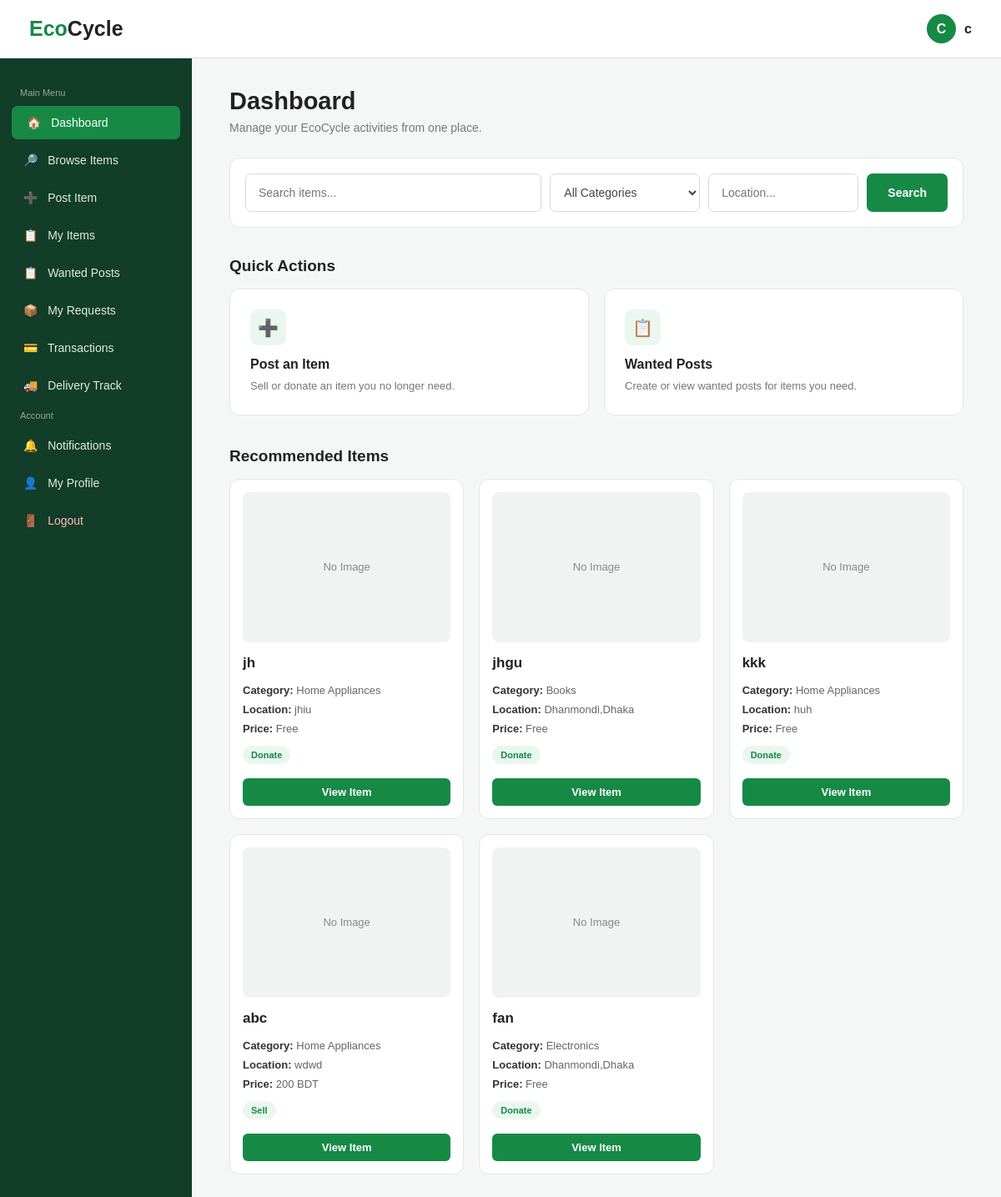
The app's page /index.php?url=dashboard (signed in) with its own data.
### tables this page shows
CREATE TABLE `items` (
  `item_id` int(11) NOT NULL,
  `user_id` int(11) DEFAULT NULL,
  `ngo_id` int(11) DEFAULT NULL,
  `title` varchar(100) NOT NULL,
  `category` varchar(50) NOT NULL,
  `description` text DEFAULT NULL,
  `type` varchar(30) NOT NULL,
  `price` varchar(100) NOT NULL,
  `location` varchar(100) NOT NULL,
  `image` varchar(255) NOT NULL,
  `status` varchar(20) NOT NULL,
  `payment_method` varchar(20) DEFAULT NULL,
  `payment_number` varchar(20) DEFAULT NULL
);

### app/core/Controller.php (called while the page is built, shortened)
<?php
abstract class Controller
{
    protected function view(string $view, array $data = []): void
    {
        extract($data, EXTR_SKIP);
        require APP_PATH . '/views/' . $view . '.php';
    }
}

### app/controllers/UserController.php (called while the page is built, shortened)
<?php
class UserController extends Controller
{
    public function dashboard(): void
    {
        $user_id = $this->requireLogin();
        $this->view('user/dashboard', [
            'name' => $_SESSION['name'] ?? 'User',
            'itemsResult' => $this->model('Item')->recommendedFor($user_id),
        ]);
    }
}

### app/core/Router.php (called while the page is built, shortened)
<?php
class Router
{
    private array $routes;
    public function __construct(array $routes)
    {
        $this->routes = $routes;
    }
    public function dispatch(string $url): void
    {
        $route = trim($url, '/');
        [$controllerName, $method] = explode('@', $this->routes[$route]);
        $controller = new $controllerName();
        $controller->$method();
    }
}

### index.php (called while the page is built, shortened)
<?php
require APP_PATH . '/core/Database.php';
require APP_PATH . '/core/Model.php';
require APP_PATH . '/core/Controller.php';
require APP_PATH . '/core/Router.php';
$router = new Router(require ROOT_PATH . '/config/routes.php');
$router->dispatch($_GET['url'] ?? '');

### app/core/Model.php (called while the page is built, shortened)
<?php
abstract class Model
{
    protected mysqli $db;
    public function __construct()
    {
        $this->db = Database::connection();
    }
    protected function query(string $sql, array $params = []): mysqli_result|bool
    {
        return $this->db->execute_query($sql, array_values($params));
    }
    protected function fetchAll(string $sql, array $params = []): array
    {
        $result = $this->query($sql, $params);
        return $result instanceof mysqli_result ? $result->fetch_all(MYSQLI_ASSOC) : [];
    }
}

### app/core/Database.php (called while the page is built, shortened)
<?php
class Database
{
    private static ?mysqli $conn = null;
    public static function connection(): mysqli
    {
        if (self::$conn === null) {
            $conn = mysqli_connect(DB_HOST, DB_USER, DB_PASS, DB_NAME);
            mysqli_set_charset($conn, 'utf8mb4');
            self::$conn = $conn;
        }
        return self::$conn;
    }
}

### app/models/Item.php (called while the page is built, shortened)
<?php
class Item extends Model
{
    public function recommendedFor(int $userId, int $limit = 6): array
    {
        return $this->fetchAll(
            "SELECT * FROM items
             WHERE status = 'Available'
               AND (user_id IS NULL OR user_id != ?)
               AND type IN ('Sell', 'Donate')
             ORDER BY item_id DESC
             LIMIT " . (int)$limit,
            [$userId]
        );
    }
}

### app/views/user/dashboard.php (the view, shortened to what this page needs)
<!DOCTYPE html>
<html>
<head>
<link rel="stylesheet" href="assets/css/style.css">
</head>
<body>
<?php require APP_PATH . '/views/layouts/header_sidebar.php'; ?>
<main class="main">
    <div class="page-header">
        <h1>Dashboard</h1>
        <p>
            Manage your EcoCycle activities from one place.
        </p>
    </div>
    <div class="search-box">
        <form
            method="get"
            action="index.php"
            class="search-form"
        ><input type="hidden" name="url" value="items/browse">
            <input
                type="text"
                name="search"
                class="search-input"
                placeholder="Search items..."
            >
            <select
                name="category"
                class="search-select"
            >
                <option value="">
                    All Categories
                </option>
            </select>
            <input
                type="text"
                name="location"
                class="search-location"
                placeholder="Location..."
            >
            <button
                type="submit"
                class="search-button"
            >
                Search
            </button>
        </form>
    </div>
    <h2 class="section-title">
        Quick Actions
    </h2>
    <div class="quick-actions">
        <a
            href="index.php?url=items/create"
            class="action-card"
        >
            <div class="action-icon">
                ➕
            </div>
            <h3>
                Post an Item
            </h3>
            <p>
                Sell or donate an item
                you no longer need.
            </p>
        </a>
        <a
            href="index.php?url=wanted/create"
            class="action-card"
        >
            <div class="action-icon">
                📋
            </div>
            <h3>
                Wanted Posts
            </h3>
            <p>
                Create or view wanted posts
                for items you need.
            </p>
        </a>
    </div>
    <h2 class="section-title">
        Recommended Items
    </h2>
    <div class="item-grid">
        <?php
        if(
            $itemsResult &&
            count($itemsResult) > 0
        )
        {
            foreach($itemsResult as $item)
            {
        ?>
        <div class="item-card">
            <?php
            if(
                !empty($item["image"]) &&
                file_exists(
                    "uploads/" . $item["image"]
                )
            )
            {
            ?>
                <img
                    src="uploads/<?php
                        echo htmlspecialchars(
                            $item["image"]
                        );
                    ?>"
                    class="item-image"
                    alt="Item Image"
                >
            <?php
            }
            else
            {
            ?>
                <div class="no-image">
                    No Image
                </div>
            <?php
            }
            ?>
            <div class="item-title">
                <?php
                echo htmlspecialchars(
                    $item["title"]
                );
                ?>
            </div>
            <div class="item-detail">
                <strong>
                    Category:
                </strong>
                <?php
                echo htmlspecialchars(
                    $item["category"]
                );
                ?>
            </div>
            <div class="item-detail">
                <strong>
                    Location:
                </strong>
                <?php
                echo htmlspecialchars(
                    $item["location"]
                );
                ?>
            </div>
            <div class="item-detail">
                <strong>
                    Price:
                </strong>
                <?php
                if(
                    strtolower($item["type"])
                    == "donate"
                )
                {
                    echo "Free";
                }
                else
                {
                    echo htmlspecialchars(
                        $item["price"]
                    );
                    echo " BDT";
                }
                ?>
            </div>
            <span class="item-type">
                <?php
                echo htmlspecialchars(
                    $item["type"]
                );
                ?>
            </span>
            <a
                href="index.php?url=items/view&id=<?php
                    echo $item["item_id"];
                ?>"
                class="view-button"
            >
                View Item
            </a>
        </div>
        <?php
            }
        }
        ?>
    </div>
</main>
</body>
</html>

### assets/css/style.css (style rules this page uses)
* { margin:0; padding:0; box-sizing:border-box; }
body { font-family:Arial,sans-serif; background:#f5f7f6; color:#222; }

### app/views/user/dashboard.php (style rules this page uses)
.main { margin-left:230px; padding:105px 45px 50px; max-width:1300px; }
.page-header { margin-bottom:28px; }
.page-header h1 { font-size:29px; font-weight:600; margin-bottom:7px; }
.page-header p { color:#777; font-size:14px; }
.search-box { background:white; border:1px solid #e5e5e5; border-radius:12px; padding:18px; margin-bottom:35px; }
.search-form { display:flex; gap:10px; }
.search-input { flex:1; height:46px; padding:0 15px; border:1px solid #d8d8d8; border-radius:7px; outline:none; font-size:14px; }
.search-select { height:46px; padding:0 12px; border:1px solid #d8d8d8; border-radius:7px; outline:none; font-size:14px; background:white; color:#444; width:180px; }
.search-location { height:46px; padding:0 15px; border:1px solid #d8d8d8; border-radius:7px; outline:none; font-size:14px; width:180px; }
.search-button { height:46px; padding:0 25px; border:none; border-radius:7px; background:#168a45; color:white; font-size:14px; font-weight:bold; cursor:pointer; }
.section-title { font-size:19px; font-weight:600; margin-bottom:16px; }
.quick-actions { display:grid; grid-template-columns:repeat(2,1fr); gap:18px; margin-bottom:38px; }
.action-card { background:white; border:1px solid #e5e5e5; border-radius:12px; padding:24px; text-decoration:none; color:#222; min-height:140px; transition:0.2s; }
.action-icon { width:43px; height:43px; background:#eaf7ef; color:#168a45; border-radius:9px; display:flex; align-items:center; justify-content:center; font-size:20px; margin-bottom:14px; }
.action-card h3 { font-size:16px; margin-bottom:7px; }
.action-card p { font-size:13px; color:#777; line-height:1.5; }
.item-grid { display:grid; grid-template-columns:repeat(3,1fr); gap:18px; }
.item-card { background:white; border:1px solid #e5e5e5; border-radius:12px; padding:15px; transition:0.2s; overflow:hidden; }
.no-image { width:100%; height:180px; background:#f1f3f2; border-radius:8px; display:flex; align-items:center; justify-content:center; color:#888; font-size:13px; margin-bottom:15px; }
.item-title { font-size:17px; font-weight:600; margin-bottom:15px; }
.item-detail { font-size:13px; color:#666; margin-bottom:8px; }
.item-detail strong { color:#333; }
.item-type { display:inline-block; margin-top:5px; padding:5px 10px; border-radius:20px; background:#eaf7ef; color:#168a45; font-size:11px; font-weight:bold; }
.view-button { display:block; text-align:center; margin-top:17px; padding:9px; background:#168a45; color:white; border-radius:6px; text-decoration:none; font-size:13px; font-weight:bold; }

### records on screen
items: shows "No Image", title "jh", category "Home Appliances", location "jhiu", shows "Free", type "Donate"
items: shows "No Image", title "jhgu", category "Books", location "Dhanmondi,Dhaka", shows "Free", type "Donate"
items: shows "No Image", title "kkk", category "Home Appliances", location "huh", shows "Free", type "Donate"
items: shows "No Image", title "abc", category "Home Appliances", location "wdwd", price "200", type "Sell"
items: shows "No Image", title "fan", category "Electronics", location "Dhanmondi,Dhaka", shows "Free", type "Donate"

### other values on screen
substr($name,0,1) "C"
$name "c"
